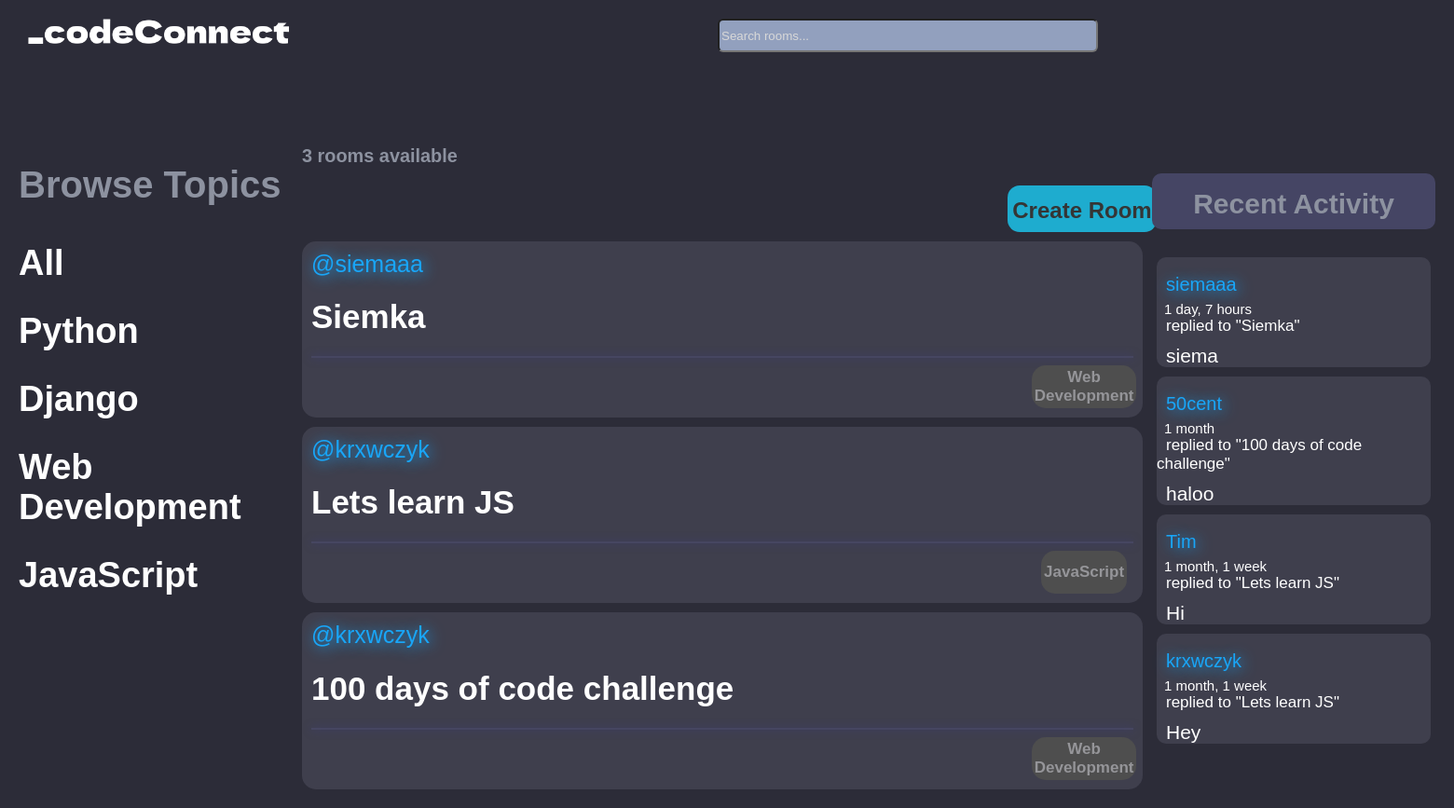
Screenshot of / (signed in) with the database file from the repository.
### base/models.py (models this page shows)
class Topic(models.Model):
    name = models.CharField(max_length=200)
    def __str__(self):
        return self.name

class Room(models.Model):
    host = models.ForeignKey(User, on_delete=models.SET_NULL, null=True)
    topic = models.ForeignKey(Topic, on_delete=models.SET_NULL, null=True)
    name = models.CharField(max_length=200)
    description = models.TextField(null=True, blank=True)
    participants = models.ManyToManyField(User, related_name='participants', blank=True)
    updated = models.DateTimeField(auto_now=True)
    created = models.DateTimeField(auto_now_add=True)
    class Meta:
        ordering = ['-updated', '-created']
    def __str__(self):
        return self.name

class Message(models.Model):
    user = models.ForeignKey(User, on_delete=models.CASCADE)
    room = models.ForeignKey(Room, on_delete=models.CASCADE)
    body = models.TextField()
    updated = models.DateTimeField(auto_now=True)
    created = models.DateTimeField(auto_now_add=True)
    class Meta:
        ordering = ['-updated', '-created']
    def __str__(self):
        return self.body[0:50]

### base/views.py (the view)
# urls.py: path('', views.home, name="home"),
def home(request):
    q = request.GET.get('q') if request.GET.get('q') != None else ''
    rooms = Room.objects.filter(
        Q(topic__name__icontains=q) |
        Q(name__icontains=q) |
        Q(description__icontains=q)
        )
    topics = Topic.objects.all()
    room_count = rooms.count()
    room_messages = Message.objects.all()
    context = {'rooms': rooms, 'topics':topics,
               'room_count': room_count,
               'room_messages':room_messages}
    return render(request, 'base/home.html', context)

### base/templates/base/home.html (shortened to what this page needs)
{% extends 'main.html' %}
{% block content %}
<div class="home-container">
    <div class="topics">
        <h3>Browse Topics</h3>
        <div class="topic_name">
            <a href="{% url 'home' %}">All</a>
        </div>
        {% for topic in topics %}
            <div class="topic_name">
                <a href="{% url 'home' %}?q={{topic.name}}">{{topic.name}}</a>
            </div>
        {% endfor %}
    </div>
    <div class="available">
        <div class="create">
        <h3>{{room_count}} rooms available</h3>
        <div class="btn"><a href="{% url 'create-room' %}">Create Room</a></div>
        </div>
        <div class="rooms">
            {% for room in rooms %}
            <div class="room">
                <span>@{{room.host.username}}</span>
                <h5><a href="/room/{{room.id}}">{{room.name}}</a></h5>
                <hr>
                <div class="room_topic"><small>{{room.topic}}</small></div>
            </div>
            {% endfor %}
        </div>
    </div>
    <div class="activity">
        <h3>Recent Activity</h3>
        {% for message in room_messages %}
            <div class="message">
                <small><div class="user">{{message.user}}</div><div class="time"> {{message.created|timesince}}</div></small>
                <small class="reply">replied to "{{message.room}}"</small>
                <p>{{message}}</p>
            </div>
        {% endfor %}
    </div>
</div>
{% endblock %}

### static/css/style.css (style rules this page uses)
body { background-color: rgb(44, 44, 56); font-family: arial; margin: 20px; }
.home-container { display:grid; grid-template-columns: 1fr 3fr 1fr; }
.topics h3 { color:rgb(141, 146, 160); font-size: 40px; }
.topic_name a { text-decoration: none; color:rgb(255, 255, 255); font-size: 38px; font-weight: 600; }
.room { border: none; margin-top: 10px; border-radius: 15px; padding: 10px ; margin-right: 10px; background-color: rgb(63, 63, 77); }
.room a { text-decoration: none; color: white; font-size: 35px; }
.room span { color:rgb(25, 166, 248); font-size: 25px; text-shadow: 2px 2px 15px rgb(25, 166, 248); }
.room small { display: flex; justify-content: right; border: none; padding: 3px; border-radius: 15px; margin-left: 88%; align-items: center; font-size: 17px; background-color: rgb(78, 78, 78); color:rgb(149, 149, 153); font-weight: 700; height: 40px; }
.room .room_topic { display: flex; justify-content: center; text-align: center; }
.topic_name { margin-top: 30px; }
.room hr { border:1px solid rgb(70, 70, 97); box-shadow: 0 0 10px rgba(59, 59, 170, 0.5) }
.message { border: none; margin:5px; border-radius: 10px; background-color: rgb(63, 63, 77); }
.activity { color: white; border: none; border-radius: 10px; margin-top: 80px }
.message small { margin: 5px; }
.message .user { color: rgb(25, 166, 248);; margin-left: 10px; text-shadow: 2px 2px 15px rgb(25, 166, 248); font-size: 20px; padding-bottom: 6px; }
.activity h3 { border-radius: 10px; height: 60px; text-align: center; line-height: 65px; font-size: 30px; margin-top: 0px; background-color: rgb(69, 69, 100); color:rgb(141, 146, 160); }
::placeholder { color: rgb(216, 216, 216); opacity: 1; }
.topics { margin-top: 30px; }
.available { margin-top:30px; }
.time { margin-left: 8px; font-size: 15px; }
.reply { font-size: 17px; }
.message p { margin-left: 10px; margin: 10px; font-size: 21px; }
.create { color: rgb(141, 146, 160); font-size: 17px; }
.create .btn { width: 160px; font-size: 24px; height: 50px; background-color: rgb(30, 172, 207); border-radius: 13px; line-height: 54px; text-align: center; margin-left: 83%; margin-bottom: 7px; font-weight: 600; }
.btn a { text-decoration: none; color: rgb(53, 53, 53); }
.user { color: rgb(25, 166, 248); margin-left: 2px; text-shadow: 2px 2px 15px rgb(25, 166, 248); font-size: 20px; padding-bottom: 5px; }

### rows the page displays
Topic: name "Python"
Topic: name "Django"
Topic: name "Web Development"
Topic: name "JavaScript"
Room: host.username "siemaaa", name "Siemka", topic "Web Development"
Room: host.username "krxwczyk", name "Lets learn JS", topic "JavaScript"
Room: host.username "krxwczyk", name "100 days of code challenge", topic "Web Development"
Message: user "siemaaa", created "1 day, 7 hours", room "Siemka", body "siema"
Message: user "50cent", created "1 month", room "100 days of code challenge", body "haloo"
Message: user "Tim", created "1 month, 1 week", room "Lets learn JS", body "Hi"
Message: user "krxwczyk", created "1 month, 1 week", room "Lets learn JS", body "Hey"

### other values shown
{{ room_count }} "3"
